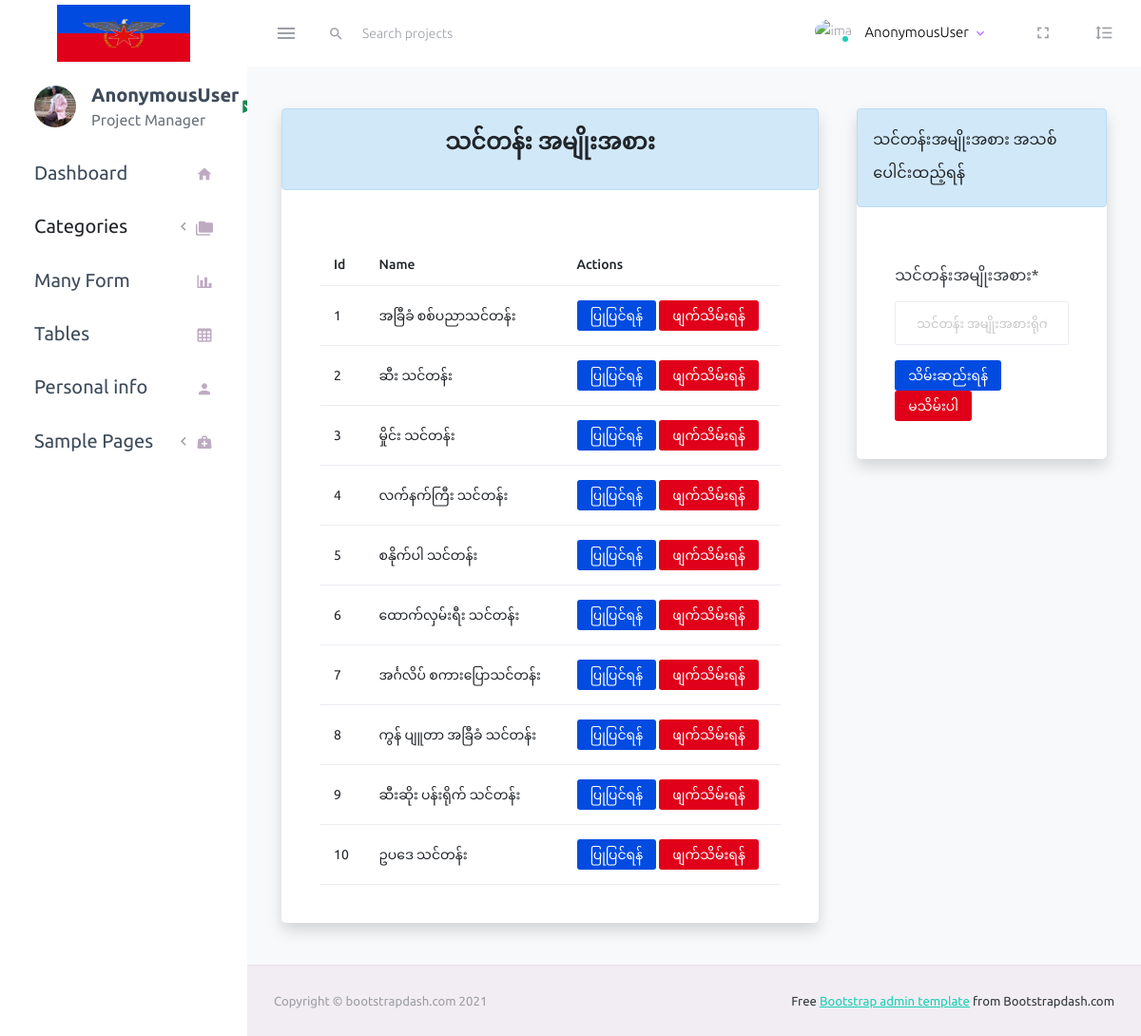
Page /training_type/create on the committed database.
### myapp/models.py (models this page shows, shortened)
class TrainingType(models.Model):
   name = models.CharField(max_length=100)

### myapp/views.py (the view)
# urls.py: path('training_type/create', views.create_type, name="training_type"),
def create_type(request):
    add = 'add_type'
    form = TrainingTypeForm()
    types = TrainingType.objects.all()
    if request.method == 'POST':
        form = TrainingTypeForm(request.POST)
        if form.is_valid():
            form.save()
            return redirect('training_type')
    context = {
        'add':add,
        'form':form,
        'types':types
    }
    return render(request, 'category/train_type.html', context)

### myapp/forms.py
class TrainingTypeForm(forms.ModelForm):
   class Meta:
      model = TrainingType
      fields = "__all__"
      labels = {
         'name':'သင်တန်းအမျိုးအစား'
      }
      widgets = {
         'name':forms.TextInput(attrs=({'placeholder':'သင်တန်း အမျိုးအစားရိုက်ထည့်ပါ'}))
      }

### templates/category/train_type.html (shortened to what this page needs)
{% extends 'layout/master.html' %}
{% load crispy_forms_tags %}
{% block content %}
<div class="row">
   <div class="col col-md-8">
      <div class="card shadow">
         <div class="text-dark alert alert-info">
            <p class="text-center fs-4 fw-bold">သင်တန်း အမျိုးအစား</p>
         </div>
         <div class="card-body">
            <table class="table">
               <thead>
                  <tr>
                     <th>Id</th>
                     <th>Name</th>
                     <th>Actions</th>
                  </tr>
               </thead>
               <tbody>
                  {% for type in types %}
                  <tr>
                     <td>{{ forloop.counter }}</td>
                     <td>{{ type.name }}</td>
                     <td>
                        <a href="{% url 'change_type' type.id %}" class="btn btn-sm text-white" style="background-color: #014be1;">ပြုပြင်ရန်</a>
                        <a href="{% url 'remove_type' type.id %}" class="btn btn-sm text-white" style="background-color: #e10019;">ဖျက်သိမ်းရန်</a>
                     </td>
                  </tr>
                  {% endfor %}
               </tbody>
            </table>
         </div>
      </div>
   </div>
   {% if add == 'add_type' %}
   <div class="col col-md-4">
      <div class="card shadow">
         <div class="text-dark alert alert-info">
            သင်တန်းအမျိုးအစား အသစ်ပေါင်းထည့်ရန်
         </div>
         <div class="card-body">
            <form action="" method="POST">
               {{form.name|as_crispy_field}}
               <button type="submit" class="btn btn-sm text-white" style="background-color: #014be1;">သိမ်းဆည်းရန်</button>
               <button type="reset" class="btn btn-sm text-white" style="background-color: #e10019;">မသိမ်းပါ</button>
            </form>
         </div>
      </div>
   </div>
{% endif %}
</div>
{% endblock %}

### rows in the picture
TrainingType: name "အခြီခံ စစ်ပညာသင်တန်း"
TrainingType: name "ဆီး သင်တန်း"
TrainingType: name "မှိုင်း သင်တန်း"
TrainingType: name "လက်နက်ကြီး သင်တန်း"
TrainingType: name "စနိုက်ပါ သင်တန်း"
TrainingType: name "ထောက်လှမ်းရီး သင်တန်း"
TrainingType: name "အင်္ဂလိပ် စကားပြောသင်တန်း"
TrainingType: name "ကွန် ပျူတာ အခြီခံ သင်တန်း"
TrainingType: name "ဆီးဆိုး ပန်းရိုက် သင်တန်း"
TrainingType: name "ဥပဒေ သင်တန်း"

### other values in the picture
{{ request.user }} "AnonymousUser"
